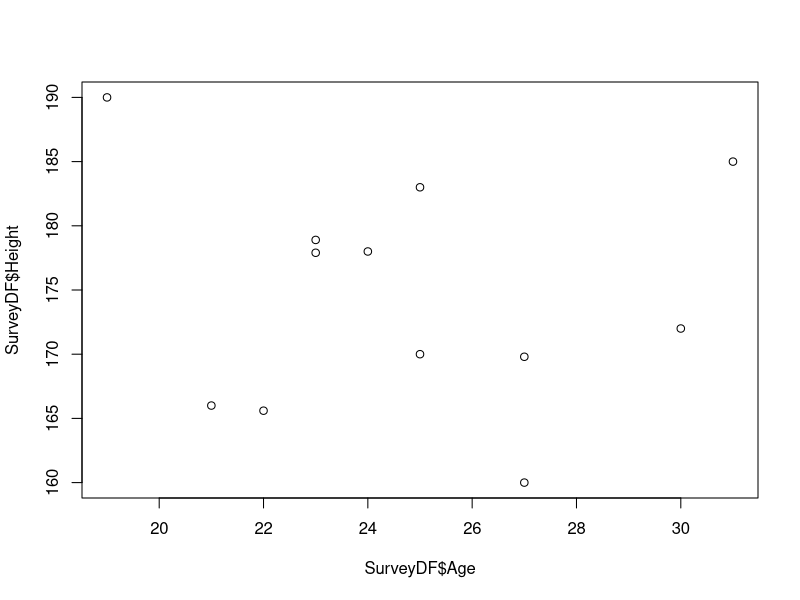
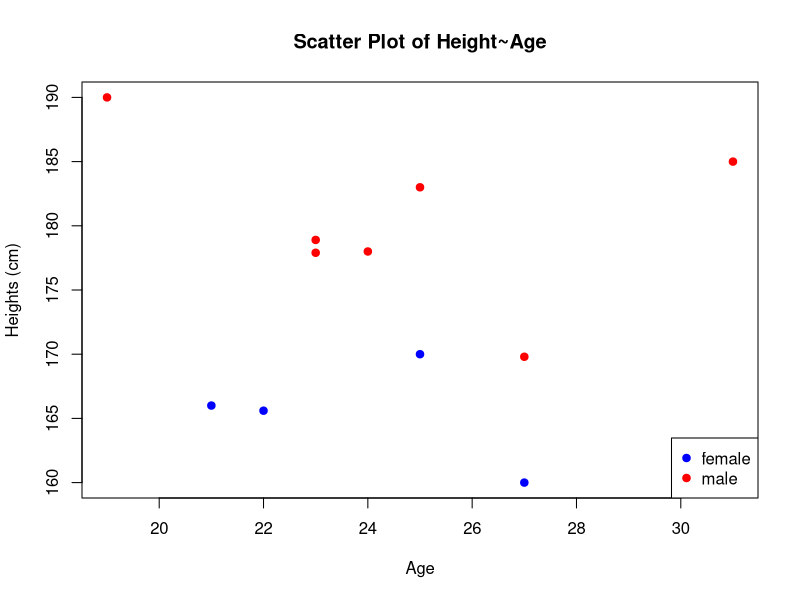
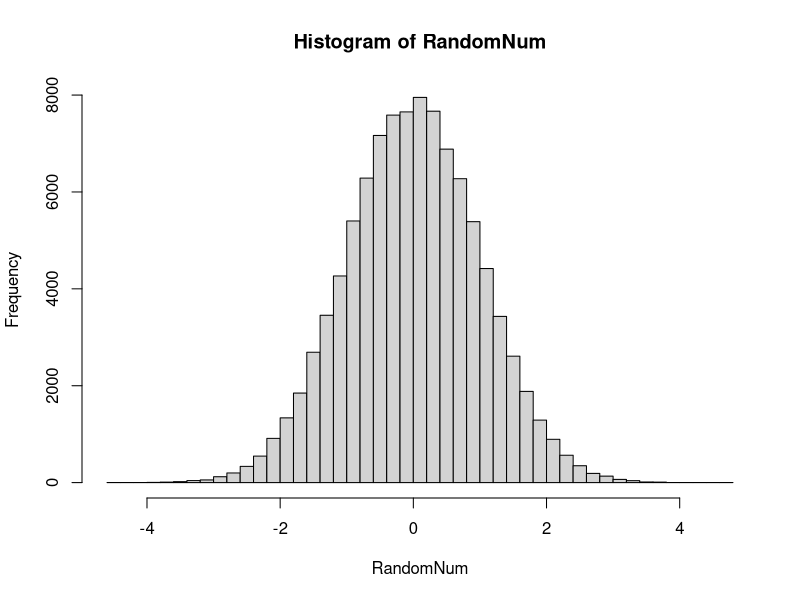
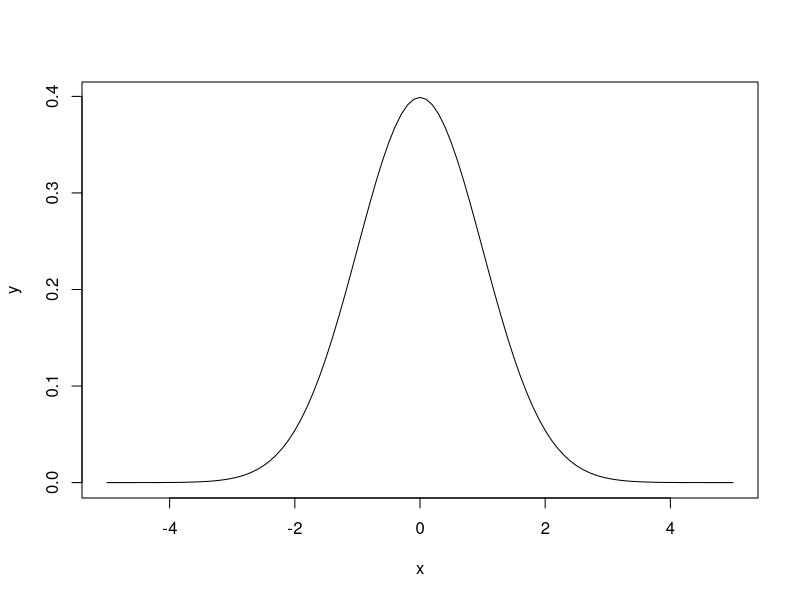

Source code (R) for these figures, in order:
## ---- chunk 1
? mean
## ---- chunk 2
a <- 5
b = c(2,4,6,8)
d <- c(3,5,7,9)
## ---- chunk 3
a
b
## ---- chunk 4
d[3]
## ---- chunk 5
a*b
## ---- chunk 6
b+d
b+1
## ---- chunk 7
b1 <- TRUE
b2 <- 1>2
## ---- chunk 8
b1 & b2
b1 | b2
## ---- chunk 9
rep(1,7)
## ---- chunk 10
seq(1,7,by=2)
## ---- chunk 11
rev(seq(1,7))
## ---- chunk 12
#Your code here
## ---- chunk 13
#Your code here
## ---- chunk 14
#Your code here
## ---- chunk 15
#Your code here
## ---- chunk 16
x <- 4
if (x>4)
{
  print("larger than four")
}  else
{
  print("four or less")
}  
## ---- chunk 17
sequence <- seq(1,5)
for (i in sequence)
{
  print(i+1)
}
## ---- chunk 18
#Your code here
## ---- chunk 19
testDF <- read.csv("TutorialHeights_Test.csv", header = TRUE, sep = ",", quote = "\"",
                           stringsAsFactors = FALSE)
head(testDF)
SurveyDF <- testDF
## ---- chunk 20
#Your code here
## ---- chunk 21
names(SurveyDF)
head(SurveyDF)
## ---- chunk 22
SurveyDF[2,]
## ---- chunk 23
SurveyDF[3,4]
## ---- chunk 24
SurveyDF$Height
## ---- chunk 25
SurveyDF$Height[1:3]
## ---- chunk 26
SurveyDF$sequence <- seq(1,nrow(SurveyDF))
head(SurveyDF, n=3)
## ---- chunk 27
newrow <- data.frame(Timestamp=NA, Age=31, Gender="Male", Height=185, sequence=0)
print(newrow)
## ---- chunk 28
SurveyDF2 <- rbind(SurveyDF, newrow)
tail(SurveyDF2)
## ---- chunk 29
#Your code here
## ---- chunk 30
#Your code here
## ---- chunk 31
plot(SurveyDF$Age, SurveyDF$Height)
## ---- chunk 32
unique(SurveyDF$Gender)
## ---- chunk 33
SurveyDF$Gender <- tolower(SurveyDF$Gender)
err <- SurveyDF$Gender!= "male" & SurveyDF$Gender != "female"
SurveyDF$Gender[err] <- NA
SurveyDF$Gender <- as.factor(SurveyDF$Gender)
unique(SurveyDF$Gender)
## ---- chunk 34
plot(SurveyDF$Age, SurveyDF$Height, xlab="Age", 
     ylab="Heights (cm)", main="Scatter Plot of Height~Age", pch=19,
     col=c("blue","red")[SurveyDF$Gender])
legend("bottomright", legend = levels(SurveyDF$Gender),
       col=c("blue","red"), pch=19)
## ---- chunk 35
MaleDF <- SurveyDF[SurveyDF$Gender=="male",]
mean(MaleDF$Height, na.rm=TRUE)
sqrt(var(MaleDF$Height, na.rm=TRUE))
## ---- chunk 36
FemaleDF <- SurveyDF[SurveyDF$Gender=="female",]
mean(FemaleDF$Height, na.rm=TRUE)
sd(FemaleDF$Height, na.rm=TRUE)
## ---- chunk 37
#Your code here
## ---- chunk 38
#Your code here
## ---- chunk 39
# Set seed for random generator
set.seed(23-2-2017)
# Generate 100000 random numbers from normal distribution
RandomNum <- rnorm(100000, mean=0, sd=1)
# Calculate and plot histogram
hist(RandomNum,breaks=50)
## ---- chunk 40
dnorm(0)
dnorm(1, mean=2, sd=2)
x <- seq(-5,5,by=.1)
y <- dnorm(x)
plot(x,y, type="l")
## ---- chunk 41
#Your code here
## ---- chunk 42
#Your code here
## ---- chunk 43
#Your code here
## ---- chunk 44
#Your code here
